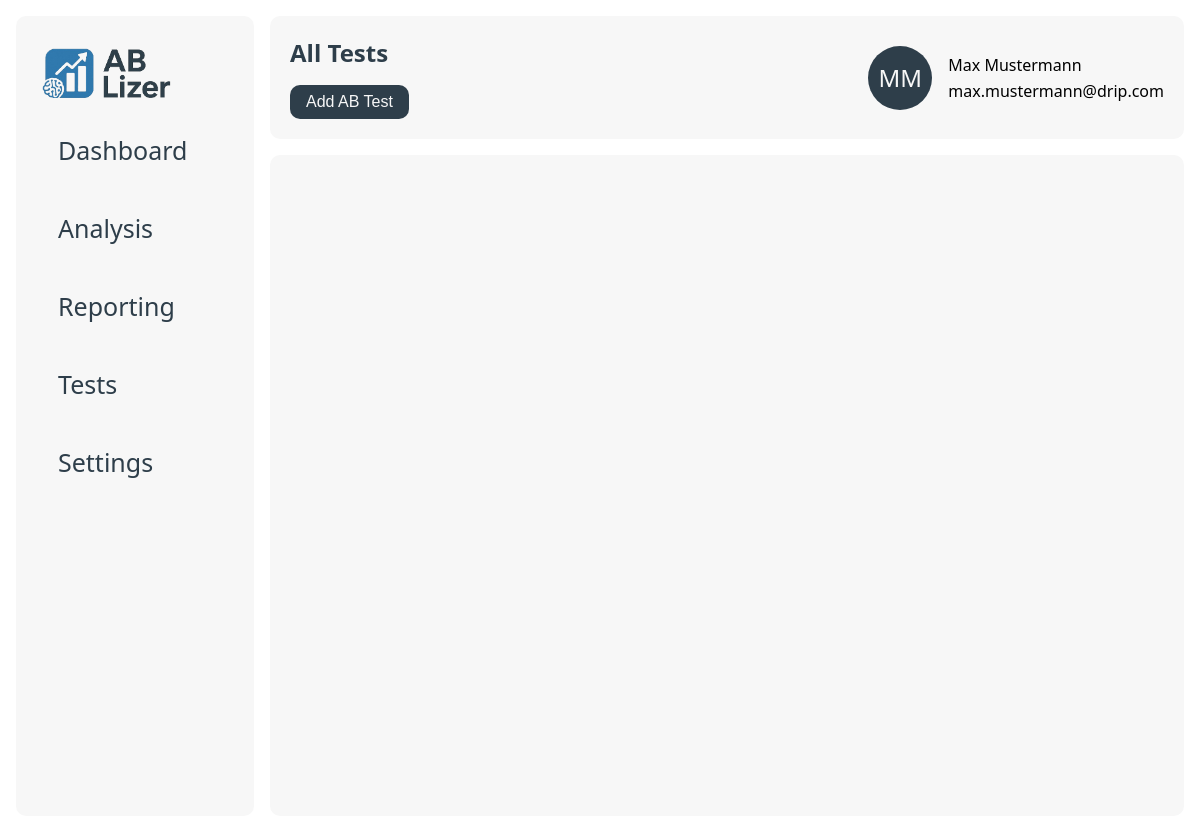
The page /tests/2 on the database its author committed.
### data/models.py (models this page shows)
class users(db.Model):
    __tablename__ = 'users'
    id = db.Column(db.Integer, primary_key=True)
    company_id = db.Column(db.Integer, db.ForeignKey('companies.id'), nullable=False)
    name = db.Column(db.String(255), nullable=False)
    email = db.Column(db.String(255), nullable=False)

### app.py (the view)
@app.route("/tests/<int:user_id>")
def tests_page(user_id):
    user = db_manager.get_user(user_id)
    tests = db_manager.get_ab_tests(user.company_id)
    variants = db_manager.get_all_variants(user.company_id)
    reports = db_manager.get_all_reports()
    return render_template("tests.html",
                           user=user,
                           tests=tests,
                           variants=variants,
                           reports=reports
                           )

### app.py (called while the page is built)
@app.template_filter('initials')
def get_initials(name):
    if not name:
        return ''
    parts = name.strip().split()
    if len(parts) >= 2:
        return (parts[0][0] + parts[1][0]).upper()
    elif len(parts) == 1:
        return parts[0][:2].upper()
    return ''

### data/db_manager.py (called while the page is built)
    def get_ab_tests(self, company_id):
        return ab_tests.query.filter_by(company_id=company_id).order_by(ab_tests.created_at.desc()).all()

    def get_all_variants(self, company_id):
        return db.session.query(variants).join(ab_tests).filter(ab_tests.company_id == company_id).all()

    def get_all_reports(self):
        return reports.query.all()

    def get_user(self, user_id):
        return users.query.filter_by(id=user_id).first()

### templates/tests.html (shortened to what this page needs)
{% extends "base.html" %}
{% block page_title %}All Tests{% endblock %}
{% block page_button %}<button class="btn" id="addTestBtn">Add AB Test</button>{% endblock %}

### templates/base.html (shortened to what this page needs)
<!DOCTYPE html>
<html lang="en">
<head>
    <link href="{{ url_for('static', filename='style.css') }}" rel="stylesheet">
</head>
<body>
<div class="main-wrapper">
    <div class="sidenav" id="mySidenav">
        <div class="sidenav-container">
            <a class="logo" href="/"><img src="{{ url_for('static', filename='logo_ab-lizer.png') }}" height="50px"></a>
            <a href="/">
                <div class="tab">Dashboard</div>
            </a>
            <a href="#">
                <div class="tab">Analysis</div>
            </a>
            <a href="#">
                <div class="tab">Reporting</div>
            </a>
            <a href="/tests/{{ user.id }}">
                <div class="tab">Tests</div>
            </a>
            <a href="/settings/{{ user.id }}">
                <div class="tab">Settings</div>
            </a>
        </div>
    </div>
    <div class="wrapper">
        <nav>
            <div class="container navigation">
                <div class="hero">
                    <div>
                        <h1>{% block page_title %}{% endblock %}</h1>
                    </div>
                    <div>
                        {% block page_button %}{% endblock %}
                    </div>
                </div>
                <div class="col-wrapper">
                    <div class="profile">
                        <div class="profile-image">{{ user.name|initials }}</div>
                    </div>
                    <div class="profile-info">
                        <div>
                            {{ user.name }}
                        </div>
                        <div>
                            {{ user.email }}
                        </div>
                    </div>
                </div>
            </div>
        </nav>
        <main class="container">
        </main>
    </div>
</div>
</body>
</html>

### static/style.css (style rules this page uses)
:root { --primary: #2E3E4A; --secondary: #F7F7F7; --accent: #317AAE; --gradient: linear-gradient(180deg, rgba(25, 82, 133, 1) 0%, rgba(49, 122, 174, 1) 100%); --danger: #ef4444; --bg: #ffffff; --radius: 10px; --shadow: 0 2px 8px rgba(30, 41, 59, 0.06); --font-primary: 'Segoe UI', 'Roboto', Arial, sans-serif; }
* { box-sizing: border-box; }
body { font-family: var(--font-primary); background: var(--bg); margin: 0; padding: 0; }
nav { background: var(--bg); }
main { overflow-y: scroll; }
h1, h2, h3, h4, h5, h6, p { margin-top: 0; color: var(--primary); }
a { color: var(--primary); text-decoration: none; }
.hero { display: flex; flex-direction: column; justify-content: center; gap: 16px; }
.main-wrapper { display: flex; padding: 16px; }
.wrapper { width: 100%; height: 100vh; padding-left: 16px; align-self: stretch; gap: 16px; display: flex; flex-direction: column; }
.container { padding: 20px 20px; background: var(--secondary); border-radius: var(--radius); height: 100%; }
.container.navigation, h1 { margin-bottom: 0; display: flex; justify-content: space-between; align-items: center; }
.logo { font-size: 1.5rem; font-weight: bold; text-decoration: none; }
.profile-image { display: flex; align-items: center; justify-content: center; border-radius: 50%; background-color: var(--primary); padding: 2px; width: 64px; height: 64px; font-size: 24px; color: var(--secondary); }
.profile-info { display: flex; flex-direction: column; gap: 4px; justify-content: center; }
button { padding: 8px 16px; border: none; border-radius: var(--radius); font-size: 1rem; cursor: pointer; background: var(--primary); color: var(--secondary); }
.sidenav { width: 300px; background-color: var(--bg); position: static; height: 100vh; overflow-x: hidden; }
.sidenav a { color: var(--primary); text-decoration: none; font-size: 25px; display: block; }
.sidenav .tab { padding: 16px 16px; color: var(--primary); text-decoration: none; font-size: 25px; display: block; transition: 0.3s; border-radius: var(--radius); }
.sidenav-container { display: flex; flex-direction: column; gap: 12px; background-color: var(--secondary); border-radius: var( --radius); padding: 32px 26px; height: 100%; }
.col-wrapper { display: flex; gap: 16px; flex-wrap: wrap; flex-grow: 0; flex-direction: row; }

### rows shown on the page
users: name|initials "MM", name "Max Mustermann", email "max.mustermann@drip.com"
